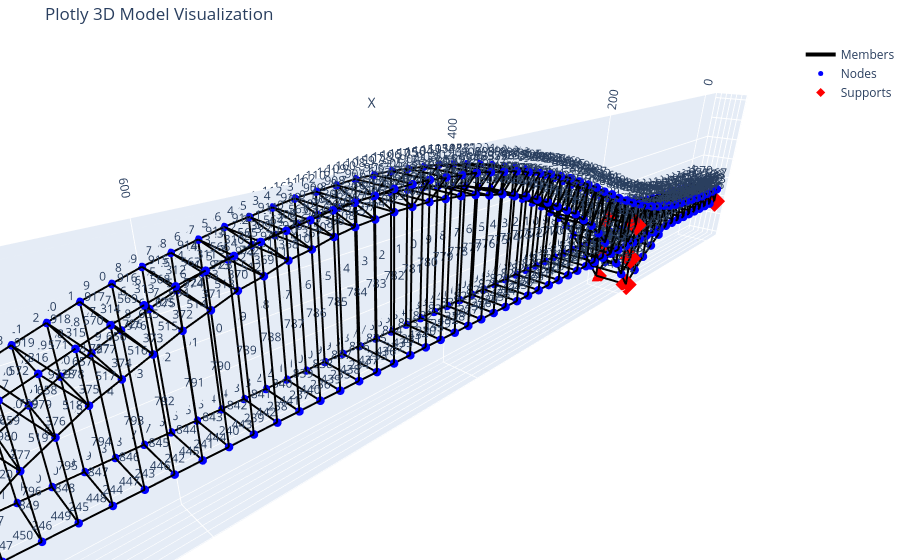

The code cell stored with this chart in its notebook:
### Code cell
plot_results(
    nodes=nodes,
    elements=elements,
    u_global_complete=u_global_complete,
    results_truss=results_truss,
    results_cable=results_cable,
    results_frame=results_frame,
    supports=supports,
    nodal_loads=nodal_loads,
    display_3d=True,
    save_3d=True,
    display_2d=True,
    save_2d=True,
    model_path=model_path,
    split_by_y_plane_2d=True,
)

### Figure 1 — Plotly figure (JSON) as saved in the notebook; plotly's stock layout.template omitted (floating-point values rounded to 4 significant figures; data arrays with more than 128 entries replaced by an {"elided": "..."} marker saying what was removed)
{"data": [{"line": {"color": "black", "width": 4}, "mode": "lines", "name": "Members", "type": "scatter3d", "x": {"elided": "2979 float values"}, "y": {"elided": "2979 float values"}, "z": {"elided": "2979 float values"}}, {"mode": "text", "name": "Member IDs", "showlegend": false, "text": {"elided": "993 str values"}, "textposition": "top center", "type": "scatter3d", "x": {"elided": "993 float values"}, "y": {"elided": "993 float values"}, "z": {"elided": "993 float values"}}, {"marker": {"color": "blue", "size": 5}, "mode": "markers", "name": "Nodes", "type": "scatter3d", "x": {"elided": "390 float values"}, "y": {"elided": "390 float values"}, "z": {"elided": "390 float values"}}, {"mode": "text", "name": "Node IDs", "showlegend": false, "text": {"elided": "390 str values"}, "textposition": "top center", "type": "scatter3d", "x": {"elided": "390 float values"}, "y": {"elided": "390 float values"}, "z": {"elided": "390 float values"}}, {"marker": {"color": "red", "size": 7, "symbol": "diamond"}, "mode": "markers", "name": "Supports", "type": "scatter3d", "x": [0, 932, 186.4, 745.6, 0, 932, 186.4, 745.6, 186.4, 745.6, 186.4, 745.6, 186.4, 745.6, 186.4, 745.6], "y": [-14.5, -14.5, -14.5, -14.5, 14.5, 14.5, 14.5, 14.5, -14.5, -14.5, -14.5, -14.5, 14.5, 14.5, 14.5, 14.5], "z": [0, 0, -39.52, -39.52, 0, 0, -39.52, -39.52, 15.63, 15.63, -14.71, -14.71, 15.63, 15.63, -14.71, -14.71]}, {"anchor": "tail", "name": "Loads", "showscale": false, "sizemode": "absolute", "sizeref": 0.2, "type": "cone", "u": [0, 0, 0, 0, 0, 0, 0, 0, 0, 0, 0], "v": [0, 0, 0, 0, 0, 0, 0, 0, 0, 0, 0], "w": [-37, -52, -67, -82, -97, -107, -97, -82, -50, -35, -20], "x": [399.4, 412.7, 426.1, 439.4, 452.7, 466, 479.3, 492.6, 505.9, 519.3, 532.6], "y": [-14.5, -14.5, -14.5, -14.5, -14.5, -14.5, -14.5, -14.5, -14.5, -14.5, -14.5], "z": [0, 0, 0, 0, 0, 0, 0, 0, 0, 0, 0]}], "layout": {"margin": {"b": 0, "l": 0, "r": 0, "t": 40}, "scene": {"aspectmode": "data", "camera": {"eye": {"x": 1.4, "y": 1.4, "z": 0.9}}, "xaxis": {"title": {"text": "X"}}, "yaxis": {"title": {"text": "Y"}}, "zaxis": {"title": {"text": "Z"}}}, "showlegend": true, "title": {"text": "Plotly 3D Model Visualization"}}}
